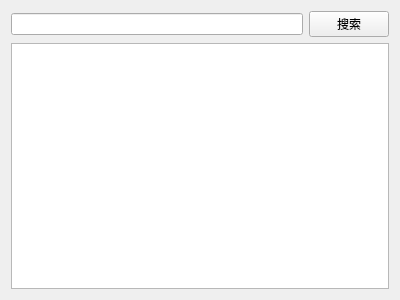
<?xml version="1.0" encoding="UTF-8"?>
<ui version="4.0">
 <class>SearchWindow</class>
 <widget class="QWidget" name="SearchWindow">
  <property name="geometry">
   <rect>
    <x>0</x>
    <y>0</y>
    <width>400</width>
    <height>300</height>
   </rect>
  </property>
  <property name="windowTitle">
   <string>搜索窗口</string>
  </property>
  <layout class="QVBoxLayout" name="verticalLayout">
   <item>
    <layout class="QHBoxLayout" name="horizontalLayout">
     <item>
      <widget class="QLineEdit" name="lineEdit">
       <property name="enabled">
        <bool>true</bool>
       </property>
      </widget>
     </item>
     <item>
      <widget class="QPushButton" name="searchButton">
       <property name="text">
        <string>搜索</string>
       </property>
      </widget>
     </item>
    </layout>
   </item>
   <item>
    <widget class="QTableView" name="tableView">
     <property name="sizePolicy">
      <sizepolicy hsizetype="Preferred" vsizetype="Preferred">
       <horstretch>0</horstretch>
       <verstretch>0</verstretch>
      </sizepolicy>
     </property>
     <attribute name="horizontalHeaderVisible">
      <bool>true</bool>
     </attribute>
    </widget>
   </item>
  </layout>
 </widget>
 <resources/>
 <connections/>
</ui>
